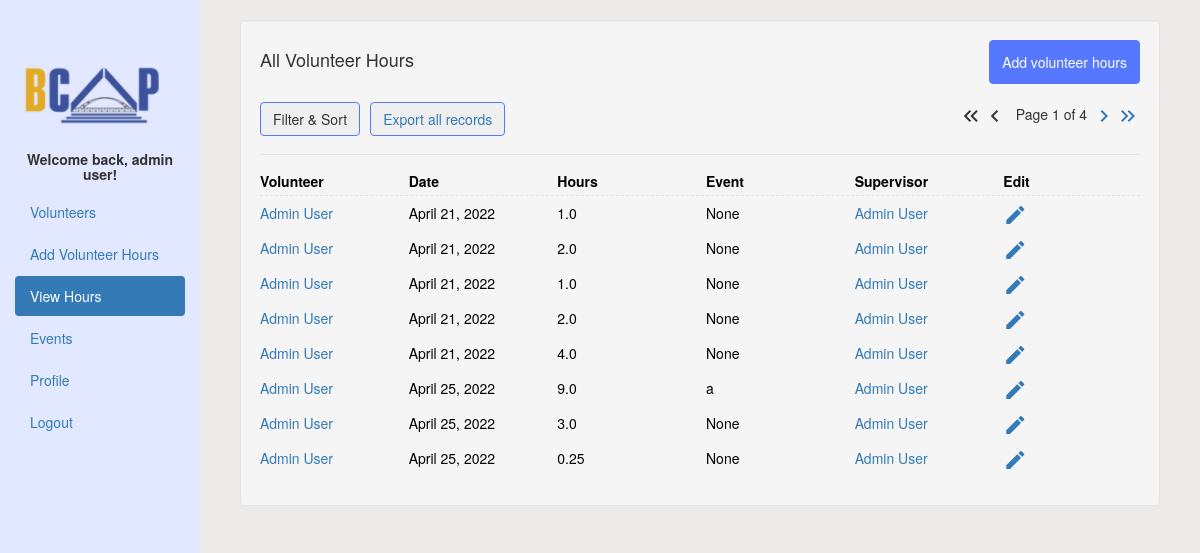
Page /history/ (signed in) on the committed database.
### bcap373_app/models.py (models this page shows, shortened)
class VolunteerRecord(models.Model):
	activity = models.ForeignKey(EventModel, on_delete=models.SET_NULL, null=True)
	hours = models.FloatField(blank=False)
	date = models.DateField(auto_now=False, auto_now_add=False, blank=False)
	supervisor = models.ForeignKey(User, on_delete=models.SET_NULL, null=True, limit_choices_to={'is_staff': True}, related_name='supervisor')
	description = models.CharField(max_length=1000, blank=True, default='')
	owner = models.ForeignKey(User, on_delete=models.CASCADE, blank=True, null=True)

class Profile(models.Model):
	user = models.OneToOneField(User, on_delete=models.CASCADE)
	phone = models.CharField(max_length=20, blank=True,
		help_text="Please enter your phone number in the following format: (XXX) XXX-XXXX")
	birth_date = models.DateField(null=True, blank=True)
	waiver = models.CharField(null=True, max_length=300, help_text="If you have this user's waiver on file, please indicate this in this box (and give a link to where it can be found, e.g. on Google Drive)")
	def __str__(self):
		return "{} {}".format(self.user.first_name, self.user.last_name)

class EventModel(models.Model):
	name = models.CharField(max_length=256, blank=False)
	event_supervisor = models.ForeignKey(User, on_delete=models.SET_NULL, null=True, blank=True, limit_choices_to={'is_staff': True}, related_name='event_supervisor')
	def __str__(self):
		return self.name

### bcap373_app/views.py (the view, shortened to what this page needs)
# urls.py: path('history/', views.history, name="history"),
@login_required
def history(request):
   current_user = request.user
   title = ''
   person_id = request.GET.get('owner', '')
   running_total = 0
   if person_id == '':
      if current_user.is_staff:
         title = 'All Volunteer Hours'
         records = VolunteerRecord.objects.all()
      else:
         title = 'Your Volunteer Hours'
         records = VolunteerRecord.objects.filter(owner = current_user)
   running_total = sum(rec.hours for rec in records)
   myFilter = HistoryFilter(request.GET, queryset=records)
   records = myFilter.qs
   paginator = Paginator(records, settings.PAGINATOR_COUNT)
   page_number = request.GET.get('page')
   page_obj = paginator.get_page(page_number)
   return render(request, "history.html", {"page_obj" : page_obj, "running_total": running_total, "title": title, "id":person_id, 'myFilter': myFilter})

### bcap373_app/models.py (called while the page is built)
def get_user_name(self):
	uid = self.id
	profile = Profile.objects.get(id=uid)
	return str(profile).title()

### bcap373_app/templatetags/template_tags.py (called while the page is built)
@register.simple_tag
def relative_url(value, field_name, urlencode=None):
    url = '?{}={}'.format(field_name, value)
    if urlencode:
        querystring = urlencode.split('&')
        filtered_querystring = filter(lambda p: p.split('=')[0] != field_name, querystring)
        encoded_querystring = '&'.join(filtered_querystring)
        url = '{}&{}'.format(url, encoded_querystring)
    return url

### templates/history.html (shortened to what this page needs)
{% extends "base.html" %}
{% load static %}
{% load template_tags %}
{% block pageContent %}
<div class="col-sm custom-grid">
    <div class="well">
        <div class="top-header">
            <div>
                <h4 class="history-title">{{ title }}</h4>
            </div>
            <div class="home-right">
                <a href='/add_individual_hours'>
                    <button class="btn btn-primary">Add volunteer hours</button>
                </a>
            </div>
        </div>
        <div class="tools">
            <div class="left-menu">
                <div class="dropdown" style="margin-right:10px">
                    <button class="btn btn-secondary dropdown-toggle" type="button" id="dropdownMenu2"
                        data-toggle="dropdown" aria-haspopup="true" aria-expanded="false">
                        Filter & Sort
                    </button>
                </div>
                <div>
                    <a href="/export/{% if id != '' %}?id={{id}}{% endif%}"><button type="button" class="btn btn-outline-primary">{% if id != '' %}Export user's hours{% else %}Export all records{% endif %}</button></a>
                </div>
            </div>
            <div class="pagination">
                {% if page_obj.has_previous %}
                    <a href="{% relative_url 1 'page' request.GET.urlencode %}"><i class="material-icons md-48">keyboard_double_arrow_left</i></a>
                    <a href="{% relative_url page_obj.previous_page_number 'page' request.GET.urlencode %}"><i class="material-icons md-48">keyboard_arrow_left</i></a>
                {% else %}
                    <i class="material-icons md-48">keyboard_double_arrow_left</i>
                    <i class="material-icons md-48">keyboard_arrow_left</i>
                {% endif %}&nbsp;
                <p style="margin-right: 5px; margin-left: 5px;">Page {{ page_obj.number }} of {{ page_obj.paginator.num_pages }}</p>
                {% if page_obj.has_next %}
                    <a href="{% relative_url page_obj.next_page_number 'page' request.GET.urlencode %}"><i class="material-icons md-48">keyboard_arrow_right</i></a>
                    <a href="{% relative_url page_obj.paginator.num_pages 'page' request.GET.urlencode %}"><i class="material-icons md-48">keyboard_double_arrow_right</i></a>
                {% else %}
                    <i class="material-icons md-48">keyboard_arrow_right</i>
                    <i class="material-icons md-48">keyboard_double_arrow_right</i>
                {% endif %}
            </div>
        </div>
        <div>
            <ul class="data-frame">
                <li class="data-item frame-header">
                    <dl>
                        {% if user.is_staff %}
                            <dt class = "rowheader">Volunteer</dt>
                        {% endif %}
                        <dd class = "rowheader">Date</dd>
                        <dd class = "rowheader">Hours</dd>
                        <dd class = "rowheader">Event</dd>
                        <dd class = "rowheader">Supervisor</dd>
                        <dd class = "rowheader">Edit</dd>
                    </dl>
                </li>
                {% for r in page_obj %}
                    <li class="data-item">
                        <dl>
                            {% if user.is_staff %}
                                <td><a href="/view_user/?user={{r.owner.id}}">{{ r.owner }}</a></td>
                            {% endif %}
                            <dd class="date">{{ r.date }}</dd>
                            <dd class="hours">{{ r.hours }}</dd>
                            <dd class="activity">{{ r.activity }}</dd>
                            {% if user.is_staff and r.supervisor != None %}
                                <dd class="supervisor"><a href="/view_user/?user={{r.supervisor.id}}">{{ r.supervisor }}</a></dd>
                            {% else %}
                                <dd class="supervisor">{{ r.supervisor }}</dd>
                            {% endif %}
                            {% if user.is_staff %}
                                <li><a href="/admin/bcap373_app/volunteerrecord/{{r.id}}/change/"><i class="material-icons md-48">edit</i></a></li>
                            {% else %}
                                <li><a href="/delete_volunteer_record/?id={{r.id}}"><i class="material-icons md-48">delete</i></a></li>
                            {% endif %}
                        </dl>
                    </li>
                {% endfor %}
            </ul>
        </div>
    </div>
</div>
</html>
{% endblock %}

### templates/base.html (shortened to what this page needs)
{% load static %}
<!DOCTYPE html>
<html lang="en">
{% block pageHeader %}
<head>
    <link rel="stylesheet" href="https://maxcdn.bootstrapcdn.com/bootstrap/3.4.1/css/bootstrap.min.css">
    <link rel="stylesheet" type="text/css" href="{% static 'bcap373_app/css/main.css' %}">
</head>
{% endblock pageHeader%}
<body>
    <div class="container-fluid">
      <div class="row content">
        <div class="col-sm-3 sidenav hidden-xs sidebar">
            <div class = "logo1">
              <img class=" nav-bar-image" src="{% static 'bcap373_app/img/bcap373_logo.png' %}">
            </div>
            <ul class="nav nav-pills nav-stacked">
                <li><h5 class="navbar-user">Welcome back, {{ user.get_full_name }}!</h5></li>
                {% if user.is_staff %}
                  <li {% if request.resolver_match.url_name == 'volunteers' %}class="active"{% endif %}><a href="/volunteers">Volunteers</a></li>
                {% endif %}
                <li {% if request.resolver_match.url_name == 'add_individual_hours' %}class="active"{% endif %}><a href="/add_individual_hours">Add Volunteer Hours</a></li>
                <li {% if request.resolver_match.url_name == 'history' %}class="active"{% endif %}><a href="/history">View Hours</a></li>
                {% if user.is_staff %}
                  <li {% if request.resolver_match.url_name == 'events' or request.resolver_match.url_name == 'update_event' %}class="active"{% endif %}><a href="/events">Events</a></li>
                {% endif %}
                <li ><a href="{% url 'profile' %}">Profile</a></li>
                <li><a href="{% url 'logout' %}">Logout</a></li>
            </ul><br>
        </div>
        <br>
        {% block pageContent %}{% endblock pageContent %}
</body>
</html>

### bcap373_app/static/bcap373_app/css/main.css (style rules this page uses)
* { box-sizing: border-box; }
body { background-color: #edeaea; }
.logo1 { margin-top:40px; }
.logo1 img, .nav-bar-image { width: 90%; height: 100%; }
.custom-grid { margin-left: 240px; margin-right: 40px; }
.rowheader { font-weight:bold !important; }
.frame-header { color:red; }
.top-header { display: flex; justify-content:space-between }
.navbar-user { text-align: center; font-weight: bold; }
.btn { border: 1px solid #5678FF }
.left-menu { display: flex; justify-content: space-around; }
.btn-primary { background-color: #5678FF; height: 44px; }
.home-right { display:flex; flex-direction:row; column-gap: 1em; }
.sidenav { background-color: #e2e8ff; height: 100%; width: 200px !important; position: fixed; }
.tools { display: flex; justify-content: space-between; align-items: center; border-bottom: 1px solid #e0e4e8; margin-bottom: 16px; }
.pagination { display: flex; padding-left: 0; list-style: none; border-radius: 0.25rem; justify-content: center; text-align: center; }
.data-frame { width: 100%; list-style-type: none; padding: 0; }
.data-item.frame-header { display: none; border-bottom: 1px dashed #e0e4e8; }
li.data-item { margin-bottom: 0.5em; border-bottom: 1px solid #0000001a; }
.data-item dl { display: flex; flex-direction:column; margin: 0; color: black; }
dl { color: #B1B1B1; }
.data-item .hours:before { content: "Hours: "; }
.data-item .activity:before { content: "Activity: "; }
.data-item .supervisor:before { content: "Supervisor: "; }
.data-item .hours { text-align: left; }
.data-item .date:before { content: "Date: "; }
.data-item dd { margin: 0; margin-bottom: 0.25em; }
dt { font-weight: normal !important; }
.data-item dt { margin-bottom: 0.25em; }
@media screen and (min-width: 766px) { .data-item.frame-header { display: block; } }
@media screen and (min-width: 766px) { .data-item .hours { text-align: left; } }
@media screen and (min-width: 766px) { .data-item dl { display: grid; grid-template-columns: 1fr 1fr 1fr 1fr 1fr 1fr; column-gap: 1vw; } }
@media screen and (min-width: 766px) { li.data-item { border-bottom: 0px; } }
@media screen and (min-width: 766px) { .data-item .phone:before, .data-item .email:before, .data-item .date:before, .data-item .activity:before, .data-item .supervisor:before, .data-item .event-name:before, .data-item .role:before, .data-item .hours:before { content: ""; } }

### rows in the picture
VolunteerRecord: owner "Admin User", date "April 21, 2022", hours "1.0", activity "None", supervisor "Admin User"
VolunteerRecord: owner "Admin User", date "April 21, 2022", hours "2.0", activity "None", supervisor "Admin User"
VolunteerRecord: owner "Admin User", date "April 21, 2022", hours "1.0", activity "None", supervisor "Admin User"
VolunteerRecord: owner "Admin User", date "April 21, 2022", hours "2.0", activity "None", supervisor "Admin User"
VolunteerRecord: owner "Admin User", date "April 21, 2022", hours "4.0", activity "None", supervisor "Admin User"
VolunteerRecord: owner "Admin User", date "April 25, 2022", hours "9.0", activity "a", supervisor "Admin User"
VolunteerRecord: owner "Admin User", date "April 25, 2022", hours "3.0", activity "None", supervisor "Admin User"
VolunteerRecord: owner "Admin User", date "April 25, 2022", hours "0.25", activity "None", supervisor "Admin User"

### other values in the picture
{{ user.get_full_name }} "admin user"
{{ title }} "All Volunteer Hours"
{{ page_obj.number }} "1"
{{ page_obj.paginator.num_pages }} "4"
